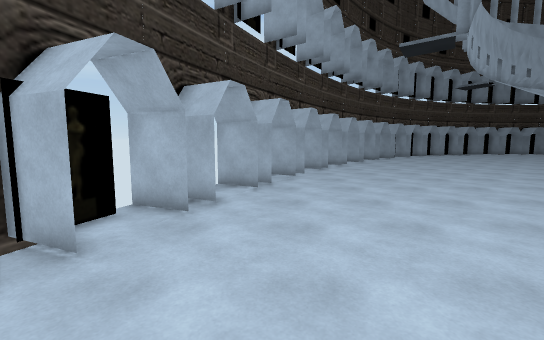
[1] (above)

20 first-person views from a walk through a scene from a Unity 3-D project. The camera is 1.5 m above the floor, tilts 6° down and sees 90° across. The floor is counted in squares, 1 m on a side. Each view is taken from the middle of a square. On the plan, view 1 faces up. The plan holds only what a view shows up to about 14 squares ahead; the rest is blank. The place goes on beyond the plan. Some surface patterns are stand-ins.

[2]
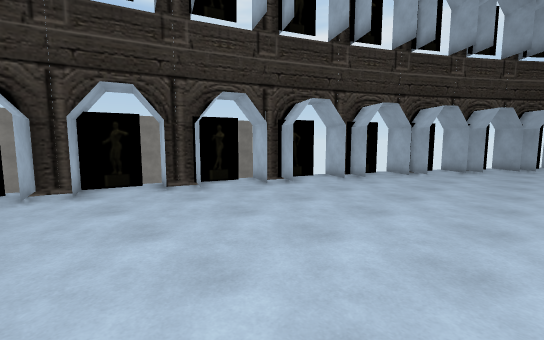

[3]
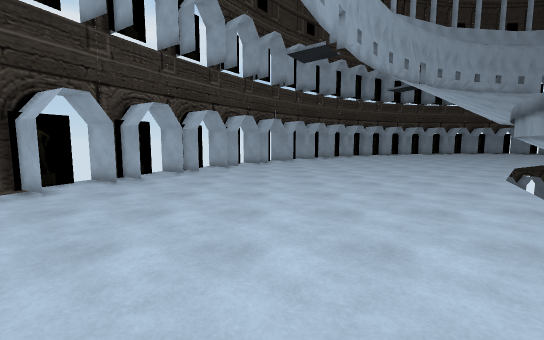

[4]
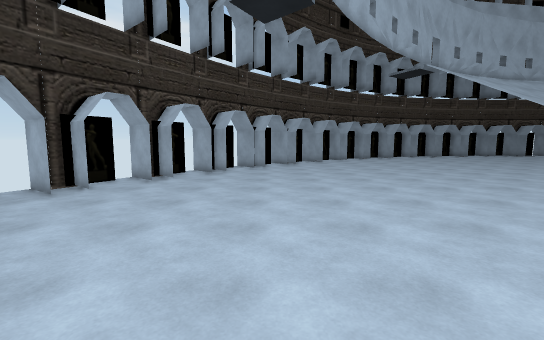

[5]
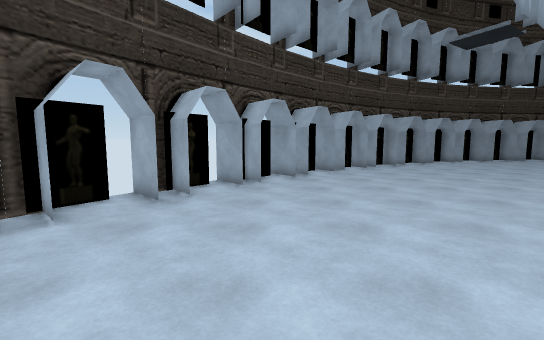

[6]
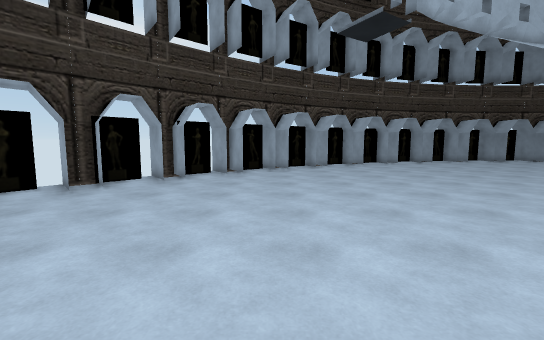

[7]
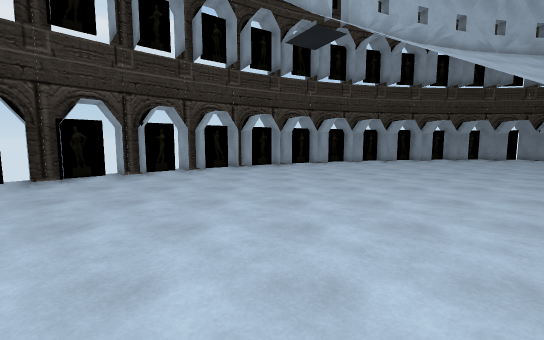

[8]
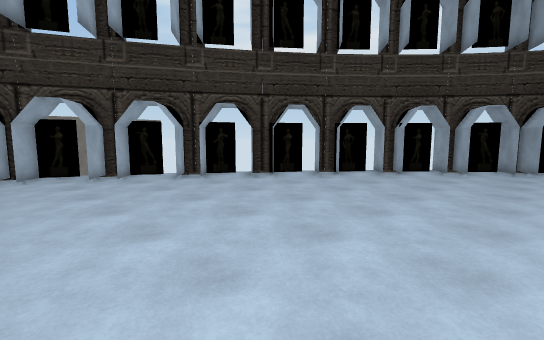

[9]
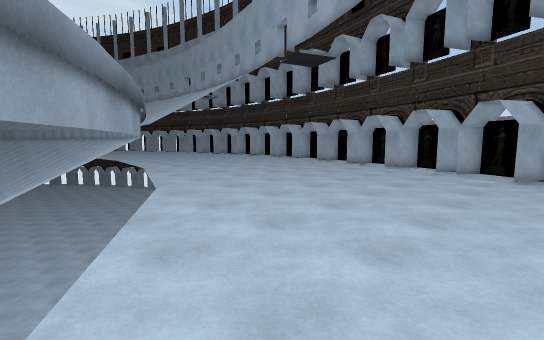

[10]
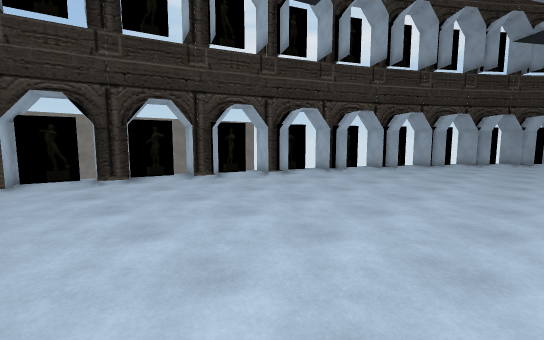

[11]
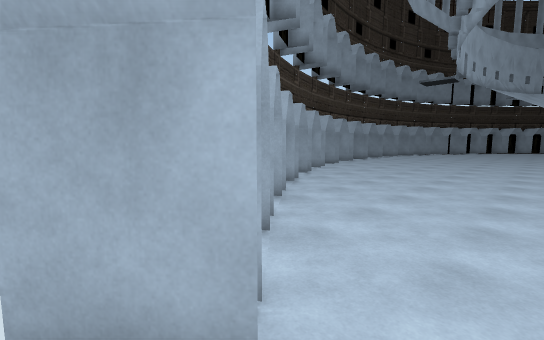

[12]
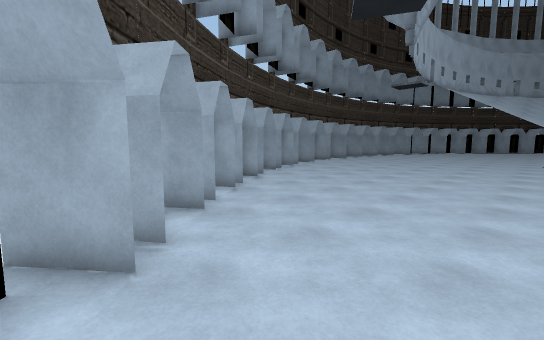

[13]
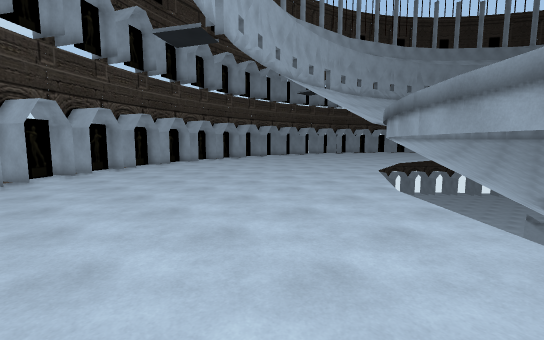

[14]
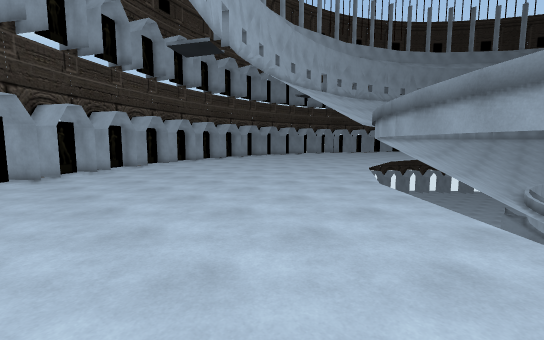

[15]
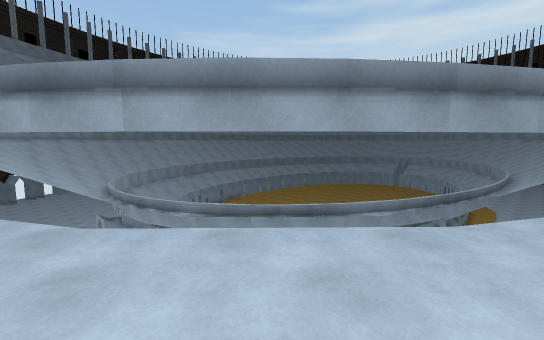

[16]
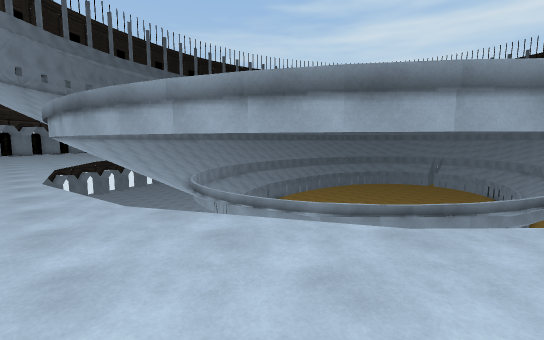

[17]
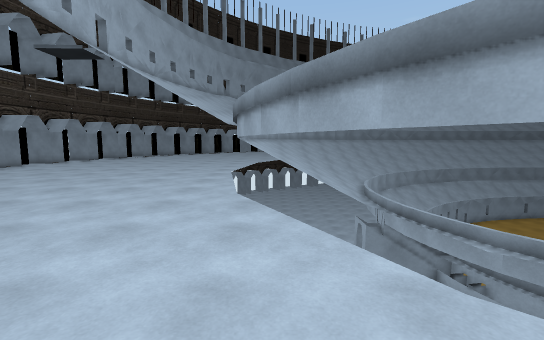

[18]
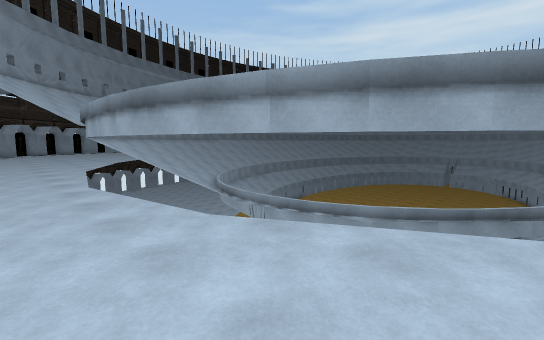

[19]
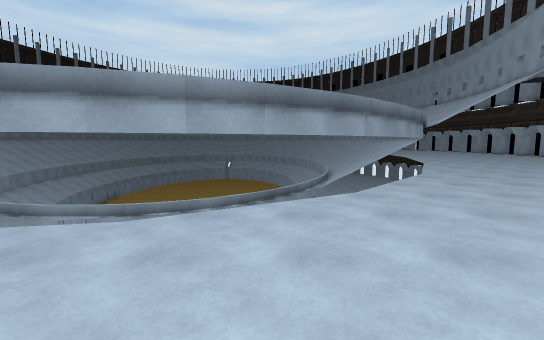

[20]
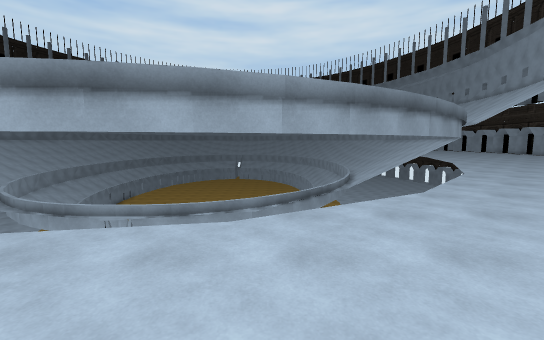

### Floor plan
Key: @ floor where view 1 was taken; # wall or solid block; x gap in a wall; . floor; ^ raised ledge; v drop or lower ground.
Columns run from 5 left of view 1 to 32 right of it. Each row starts with its distance up from view 1.
 25                ####.................
 24               ###...................
 23              ###....................
 22             ##......................
 21            ###......................
 20           ##..........................
 19          ###..........................
 18         ##....................... .#..
 17        ###...................#   ^^
 16        #...................# ^^   ^
 15       v##................#.^ ^^   ^^^^
 14       x#................#^   ^^^  ^^^^
 13      #.................#     ^^^^  ^
 12      ##...............#      ^^^^^
 11     x................#       ^^^^^^^^^
 10    v#...............#        ^^^^vvvv^
  9    ###.............#        ^^v   v
  8    #..............#^       ^^    vv
  7   ##...............       ^v   vvvv
  6   ##.............#^      ^v   vvv
  5   #..............       ^^
  4  ##.............       ^^
  3  ##.............      ^^v
  2 ##.............    ^  ^^
  1 #..............  ^^^  ^v
  0 ##...@......... ^^^^  ^
 -1 ##............ ^^^   ^v
 -2 #...........   ^^
 -3 ##......... .  ^

Positions as (right, up) in squares from view 1, and headings:
1: (0, 0), facing up
2: (5, -1), facing up-left
3: (5, -1), facing up
4: (7, 4), facing up
5: (7, 10), facing up
6: (12, 11), facing up
7: (14, 10), facing up
8: (13, 9), facing up-left
9: (14, 12), facing down-left
10: (7, -3), facing up-left
11: (7, 20), facing up-right
12: (7, 18), facing up-right
13: (10, 11), facing up-right
14: (9, 10), facing up-right
15: (13, 15), facing down-right
16: (17, 19), facing down-right
17: (16, 16), facing right
18: (19, 20), facing down-right
19: (21, 22), facing down
20: (23, 22), facing down
